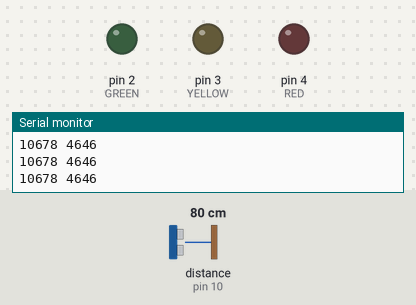
A sketch run on a simulated Arduino Uno, built with avr-gcc and run on an emulated ATmega328P. Shown: output pins drawn as LEDs (lit = HIGH), the last lines printed to the serial monitor. Wiring (inferred from the names in the program): ultrasonic range finder: trigger pin 9; echo pin 10. The inputs (shaded band) are chosen by the test bench; at power-on: distance to the obstacle (sensor on pin 10) 80 cm. The echo pulse lasts 58.3 µs per cm; pins used as bus, display or sensor lines are not drawn.

Above: at 1.2 s.
1.3 s: distance to the obstacle (sensor on pin 10) set to 2 cm
At 2.2 s:
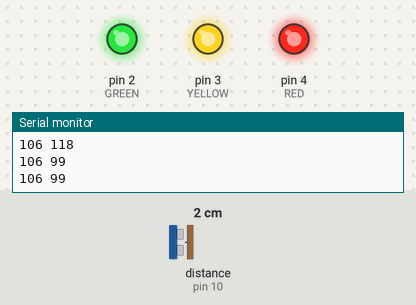
2.8 s: distance to the obstacle (sensor on pin 10) set to 7 cm
5.8 s: distance to the obstacle (sensor on pin 10) set to 10 cm
At 7.0 s:
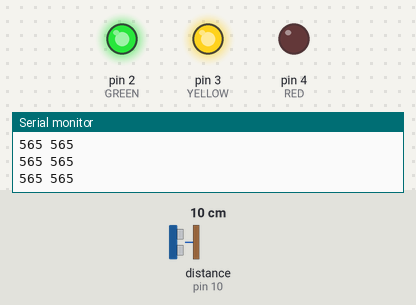
7.3 s: distance to the obstacle (sensor on pin 10) set to 19 cm
8.8 s: distance to the obstacle (sensor on pin 10) set to 24 cm
At 9.5 s:
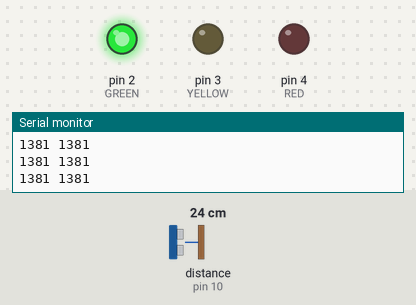
10.3 s: distance to the obstacle (sensor on pin 10) set to 4 cm
At 10.9 s:
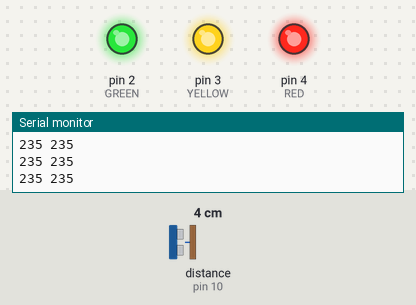
Timing chart, 0 to 12.8 s (numbered marks = the images above; inputs shaded):
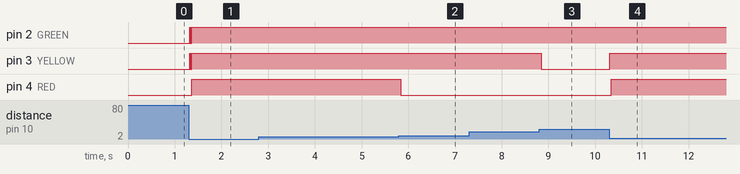

The sketch:

amazing_race.ino
```cpp
// CREATE Amazing Race code
// Uses an ultrasonic sensor to turn on a leds based on distance
// By Jack Robbers
// Based on code by Jeremy

#include <CircularBuffer.h>

#define TRIG 9
#define ECHO 10
#define GREEN 2
#define YELLOW 3
#define RED 4
#define BUFFER_LENGTH 5

int duration;
CircularBuffer<int, BUFFER_LENGTH> buffer;

void setup() {
  pinMode(TRIG, OUTPUT);
  pinMode(ECHO, INPUT);
  pinMode(GREEN, OUTPUT);
  pinMode(YELLOW, OUTPUT);
  pinMode(RED, OUTPUT);
  Serial.begin(9600);
}

void loop() {
  // Clear
  digitalWrite(TRIG, LOW);
  delayMicroseconds(2);
  digitalWrite(TRIG, HIGH);
  delayMicroseconds(10);
  digitalWrite(TRIG, LOW);
  buffer.push(pulseIn(ECHO, HIGH));

  duration = 0;
  for (int i = 0; i < buffer.size(); i++) {
    if (buffer[i] > 3000 || buffer[i] < 0) {
       duration += 50000;
    } else {
       duration += buffer[i];
    }

  }
  duration /= buffer.size();

  Serial.print(duration);
  Serial.print(" ");
  Serial.println(buffer[0]);

  if (duration < 2000) {
    digitalWrite(GREEN, HIGH);
  } else {
    digitalWrite(GREEN, LOW);
  }

  if (duration < 1250) {
    digitalWrite(YELLOW, HIGH);
  } else {
    digitalWrite(YELLOW, LOW);
  }

  if (duration < 500) {
    digitalWrite(RED, HIGH);
  } else {
    digitalWrite(RED, LOW);
  }
}
```

Measured:
- the behaviour switches between 8 and 9 cm on distance to the obstacle (sensor on pin 10) (found by bisection; images 1 and 2)
- the behaviour switches between 21 and 22 cm on distance to the obstacle (sensor on pin 10) (found by bisection; images 2 and 3)
- after the input at 1.3 s, pin 2 (GREEN), pin 3 (YELLOW): LOW → HIGH at once, → LOW 0.01 s later, → HIGH 0.03 s later; pin 4 (RED): LOW → HIGH after 0.06 s
- after the input at 5.8 s, pin 4 (RED): HIGH → LOW at once
- after the input at 8.8 s, pin 3 (YELLOW): HIGH → LOW at once
- after the input at 10.3 s, pin 3 (YELLOW): LOW → HIGH at once; pin 4 (RED): LOW → HIGH after 0.05 s
